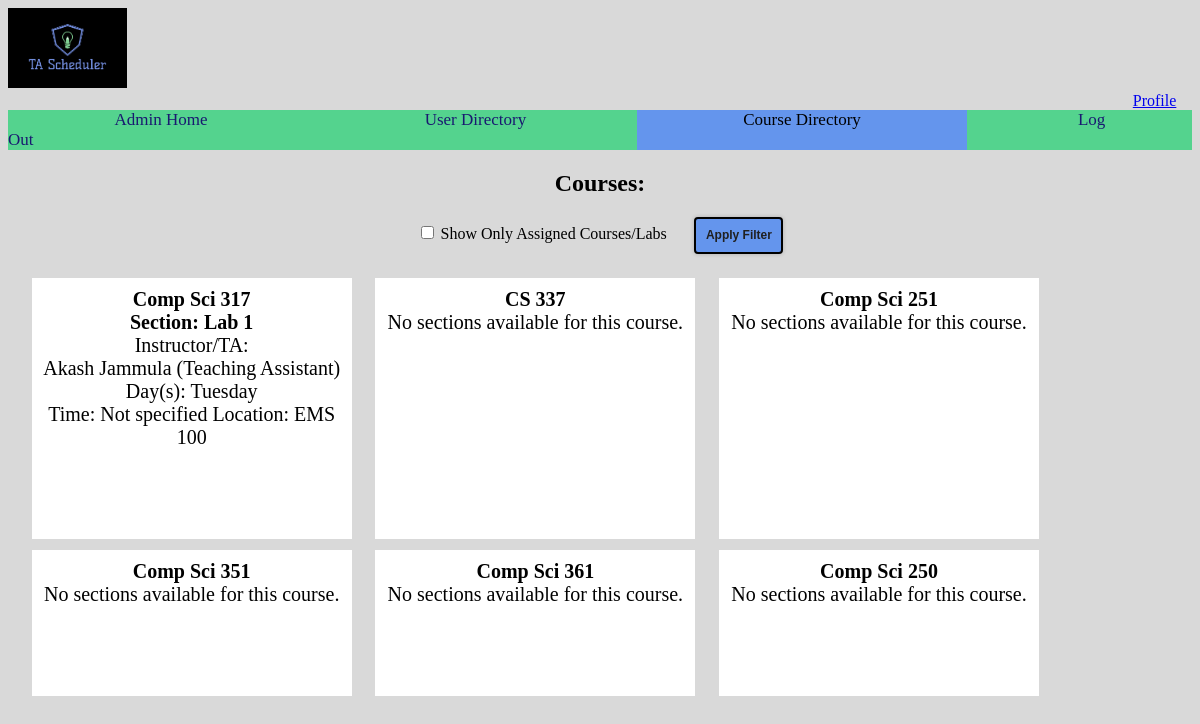
/course_directory.html (signed in), run on the app's committed database.
### djangoProject1/models.py (models this page shows, shortened)
class Course(models.Model):
    id = models.UUIDField(primary_key=True, default=uuid.uuid4, editable=False) #unique id
    name = models.CharField(max_length=100, default="Default Course Name") #course name
    users = models.ManyToManyField(User, limit_choices_to={'role__in': ['TA', 'Instructor']}, related_name='courses', blank=True)

class Section(models.Model):
    id = models.UUIDField(primary_key=True, default=uuid.uuid4, editable=False) #unique id
    name = models.CharField(max_length=100, default="Default Section Name") #section name
    course = models.ForeignKey(Course, on_delete=models.CASCADE, related_name='sections') #link to course
    days = MultiSelectField(choices=DAYS_OF_WEEK, blank=True, null=True)  #day of the week
    time = models.TimeField(blank=True, null=True)  #specific time of day
    location = models.CharField(max_length=100, blank=True, null=True) #location
    user = models.ForeignKey(User, null=True, blank=True, limit_choices_to={'role__in': ['TA', 'Instructor']}, on_delete=models.SET_NULL, related_name='sections')

class User(models.Model): # basic for now
    ROLE_CHOICES = [
        ('TA', 'Teaching Assistant'),
        ('Instructor', 'Instructor'),
        ('Admin', 'Administrator'),
    ]
    id = models.UUIDField(primary_key=True, default=uuid.uuid4, editable=False) #unique id
    first_name = models.CharField(max_length=50, default="DefaultFirst") #first name of user
    last_name = models.CharField(max_length=50, default="DefaultLast") #last name of user
    username = models.CharField(max_length=50, unique=True, default="Default_Username")  #unique username (ISSUES LATER ON, default AND unique doesn't work well)
    password = models.CharField(max_length=128, default="Default_Password")  #stored password (128 for hash(? idk documentation recommended it))
    email = models.EmailField(default="default@example.com")  #unique email address (cant run unless blank by default
    phone_number = models.CharField(max_length=10, blank=True, null=True)  #optional phone number (can make required later)
    address = models.TextField(blank=True, null=True)  #optional home address (can make required later)
    skills = models.TextField(blank=True, null=True)  #apparently we need skills? okay here's an open text field for it
    role = models.CharField(max_length=20, choices=ROLE_CHOICES, default='TA')  #role of the user (TA, Instructor, Admin)

### djangoProject1/views.py (the view, shortened to what this page needs)
# urls.py: path('course_directory.html', CourseDirectoryPage.as_view()),
class CourseDirectoryPage(View):
    def get(self, request):
        user = GetUser.get_user(request)
        if user is None:
            return redirect('/')  # Redirect to login if no user session exists
        filter_assigned = request.GET.get('filter') == 'assigned'
        courses = Course.objects.all()
        if filter_assigned:
            if user.role == 'TA' or user.role == 'Instructor':
                courses = Course.objects.filter(users=user)
        return render(request, "course_directory.html",
                      {'courses': courses, 'user': user, 'filter_assigned': filter_assigned})

### djangoProject1/MethodFiles/GeneralMethods.py (called while the page is built)
    @staticmethod
    def get_user(request):
        name = request.session.get('cur_user_name')
        if not name:
            return None
        else:
            return User.objects.filter(username=name).first()

### templates/course_directory.html (shortened to what this page needs)
<!DOCTYPE html>
<html lang="en">
<head>
    <link rel="stylesheet" href="/static/style.css"/>
</head>
<body style="background-color: rgb(217,217,217)">
<a href="home.html">
    <img src="/static/Logo.jpeg" alt="TA Scheduler Logo" style="height: 10vh; width: auto;">
</a>
<a href="profile_page.html" style="margin-left: 95%">Profile</a>
<div class="navbar">
    <a href="admin_home.html" style="padding: 9%">Admin Home</a>
    <a href="user_directory.html" style="padding: 9%">User Directory</a>
    <a class="active" href="course_directory.html" style="padding: 9%">Course Directory</a>
    <a href="/" style="padding: 9%">Log Out</a>
</div>
<div class="container">
    <h2 class="container">Courses:</h2>
    <form method="get" action="course_directory.html" style="margin-bottom: 1vw;">
        <label>
            <input type="checkbox" name="filter" value="assigned" {% if filter_assigned %}checked{% endif %}>
            Show Only Assigned Courses/Labs
        </label>
        <button type="submit" class="applyFilter">Apply Filter</button>
    </form>
</div>
<div class="boxContainer">
    {% for course in courses %}
        <div class="whiteBox">
            <p class="p">
                <strong>{{ course.name }}</strong> <br>
                {% for section in course.sections.all %}
                    <strong>Section: {{ section.name }}</strong> <br>
                    Instructor/TA: <br>
                    {% if section.user %}
                        {{ section.user.first_name }} {{ section.user.last_name }} ({{ section.user.get_role_display }})
                        <br>
                    {% else %}
                        No user assigned.
                    {% endif %}
                    Day(s): {{ section.days|join:", " }} <br>
                    Time: {% if section.time %}{{ section.time|date:"h:i A" }} <br>
                {% else %}Not specified{% endif %}
                    Location: {% if section.location %}{{ section.location }} <br>
                {% else %}Not specified{% endif %}
                {% empty %}
                    No sections available for this course.
                {% endfor %}
            </p>
        </div>
    {% endfor %}
</div>
</body>
</html>

### static/style.css (style rules this page uses)
.navbar { background-color: #54d38e; overflow: hidden; }
.navbar a { padding: 0.625rem; color: midnightblue; text-align: center; font-size: 1.0625rem; text-decoration: none; }
.navbar a.active { background-color: cornflowerblue; color: black; }
.boxContainer { width: 100%; display: flex; flex-wrap: wrap; }
.whiteBox { width: 100%; max-width: 20rem; height: auto; background-color: white; margin-left: 2%; margin-top: 1%; text-align: center; position: relative; padding-bottom: 5rem; }
.container { text-align: center; }
.p { font-size: 1.25rem; margin: 0.625rem 0; }
.applyFilter { margin-left: 2%; font-size: 1vw; padding: 0.8% 0.8%; background-color: cornflowerblue; font-weight: bold; color: #202020; border: 2px solid black; border-radius: 4px; cursor: pointer; box-shadow: 0 0 0.25rem rgba(0, 0, 0, 0.2); }

### data on the page
Course: name "Comp Sci 317"
Section: name "Lab 1", user.first_name "Akash", user.last_name "Jammula", user.role "Teaching Assistant", days "Tuesday", shows "Not specified", location "EMS 100"
Course: name "CS 337"
Course: name "Comp Sci 251"
Course: name "Comp Sci 351"
Course: name "Comp Sci 361"
Course: name "Comp Sci 250"
